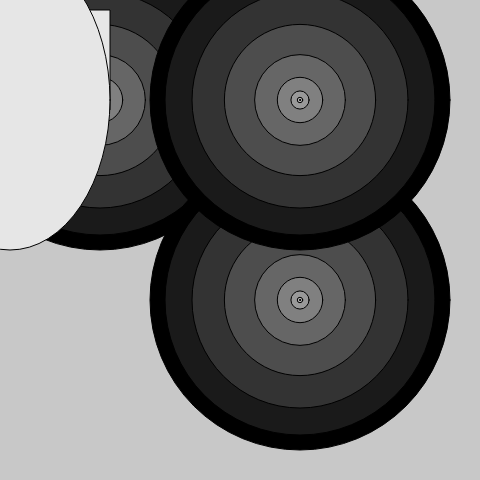
Frame 1 (no input)
Frame 60 (no input): identical to frame 1, image omitted
Frame 120 (the mouse pressed at the canvas centre since frame 60): identical to frame 1, image omitted

The p5.js sketch that drew this single still picture (run headless with seeded random() and noise() and a simulated clock; from frame 60 on, the mouse is pressed at the canvas centre):

// p5.js sketch
// ── sketch.js
function setup() {
	createCanvas(480, 480);
}

function draw () {
	background(200);

	drawTarget(100, 100, 200, 10);
	drawTarget(300, 300, 100, 20);
	drawTarget(300, 100, 300, 5);

	rect(10, 10, 100, 100);
	ellipse(10, 100, 200, 300);
}

function drawTarget (x, y, circleSize, numOfCircles) {
	circleSize = 300;
	var numOfCircles = 10;

	for (var i = 0; i < numOfCircles; i++) {
		var segment = i/numOfCircles;
		fill(segment * 255);
		circleSize = circleSize - segment * circleSize;
		ellipse(x, y, circleSize, circleSize);
	}
}
